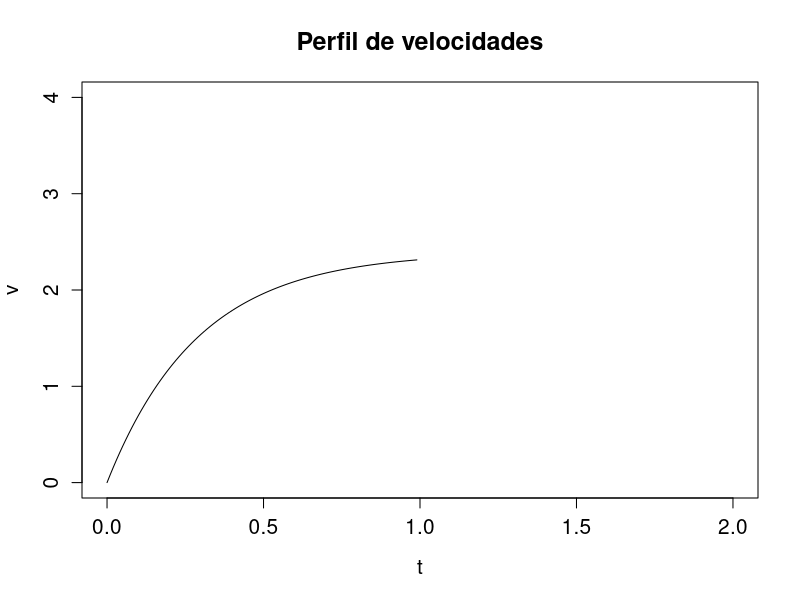
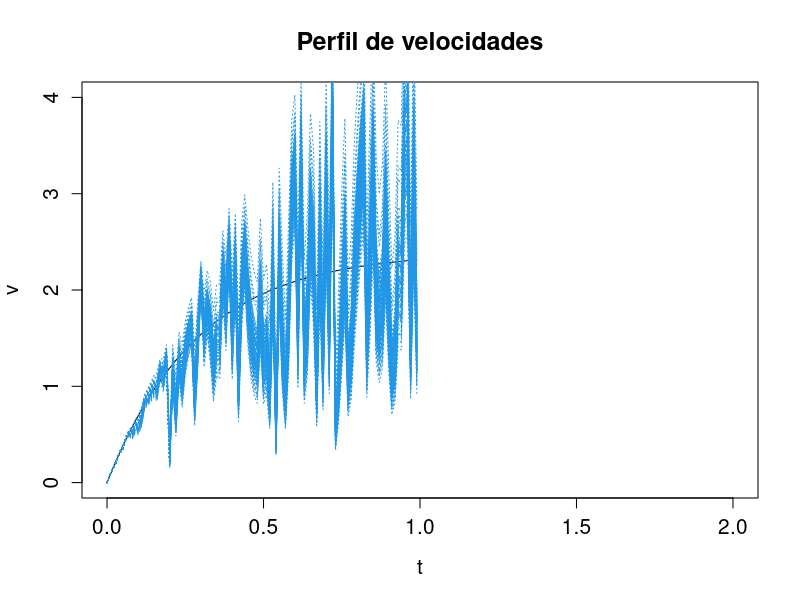
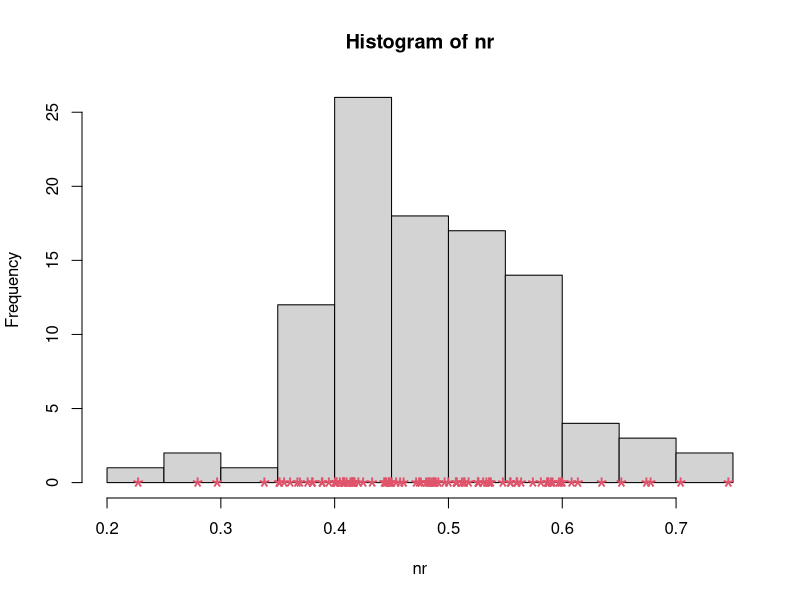

Generate these figures, in order, with R:
#PROGRAMA: SIMULACION DE DATOS NORMALES EN UN CONTEXTO FISICO
#Se suelta una esfera de acero de radio 'r' con densidad 'rho_a'
#en un tanque con glicerina con densidad 'rho_g' y viscosidad 'eta_g'
#para obtener un perfil de velocidades terminales 'vT' 

#ESCENARIO DE SIMULACION DETERMINISTA
r=0.5       #en metros
rho_a=7.800  #en kg/m^3
rho_g=1.260  #en kg/m^3
eta_g=1.49    #en Paxs
g=9.81       #en m/s^2

#LEY DE STOKES
V=(4*pi*r^3)/3
m=V*rho_a

A=(6*pi*r*eta_g)/m
B=(1-(rho_g/rho_a))*g

#VELOCIDAD TERMINAL
vt1=2*r*r*g*(rho_a-rho_g)
vt2=9*eta_g
vT=vt1/vt2

#ANALIZANDO LA VELOCIDAD
t=seq(0,0.99,0.01)
v=(B/A)*(1-exp(-A*t))

#CREANDO LA GRAFICA
plot(t,v,type="l",lty=1,lwd=1,col=1,xlim=c(0,2),ylim=c(0,4),
     xlab="t",ylab="v", main="Perfil de velocidades", cex.main=1.5,
     cex.lab=1.25,cex.axis=1.25)

###################################################################
###################################################################
###################################################################
###################################################################

#ESCENARIO DE SIMULACION ALEATORIO
#r se comporta como una normal
mr=0.5     
dr=0.1       
n=100
nr=rnorm(n,mean=mr,sd=dr)

#LEY DE STOKES
VV=(4*pi*nr^3)/3
mm=VV*rho_a

#VELOCIDAD TERMINAL
vtt1=2*nr*nr*g*(rho_a-rho_g)
vTT=vtt1/vt2

#CREANDO LA GRAFICA
plot(t,v,type="l",lty=1,lwd=1,col=1,xlim=c(0,2),ylim=c(0,4),
     xlab="t",ylab="v", main="Perfil de velocidades", cex.main=1.5,
     cex.lab=1.25,cex.axis=1.25)
for(i in 1:n)
{
  vv=(B/((6*pi*nr[i]*eta_g)/mm))*(1-exp(-((6*pi*nr[i]*eta_g)/mm)*t))
  points(t,vv,type="l",lty=3,lwd=1,col=4)
}

summary(nr)
sd(nr)
var(nr)
min(nr)
max(nr)
hist(nr)
text(nr,0,"*",cex=2,col=2)
